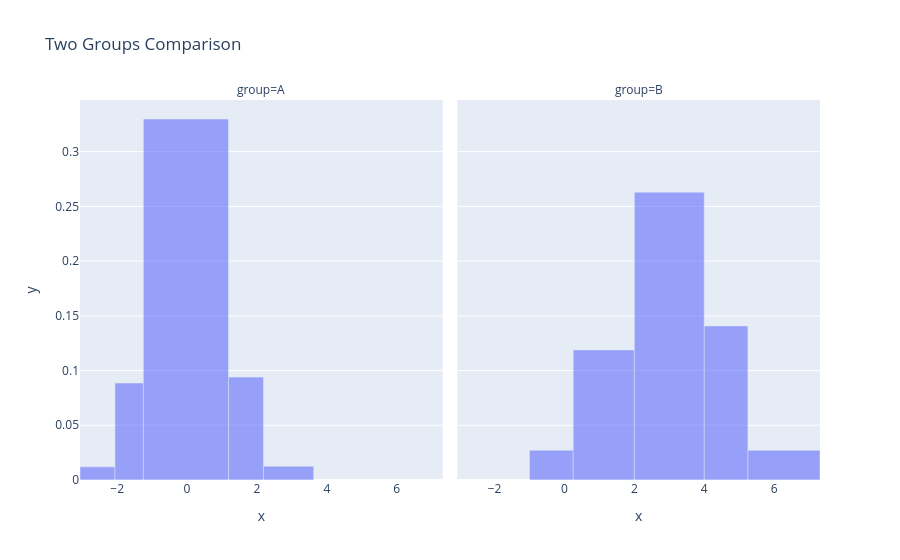

Notebook code for this chart:
### Code cell
# facet histogram
fig = histogram(
    df, x="value", facet_col="group", opacity=0.6, title="Two Groups Comparison"
)
fig.show()

### Figure 1 — Plotly figure (JSON) as saved in the notebook; plotly's stock layout.template omitted (floating-point values rounded to 4 significant figures)
{"data": [{"alignmentgroup": "True", "hovertemplate": "group=A<br>x=%{x}<br>y=%{y}<extra></extra>", "legendgroup": "", "marker": {"color": "#636efa", "opacity": 0.6, "pattern": {"shape": ""}}, "name": "", "offsetgroup": "", "orientation": "v", "showlegend": false, "type": "bar", "width": [1, 0.8125, 2.438, 1, 1.438], "x": [-2.562, -1.656, -0.03125, 1.688, 2.906], "xaxis": "x", "y": [0.012, 0.08862, 0.3298, 0.094, 0.01252], "yaxis": "y"}, {"alignmentgroup": "True", "hovertemplate": "group=B<br>x=%{x}<br>y=%{y}<extra></extra>", "legendgroup": "", "marker": {"color": "#636efa", "opacity": 0.6, "pattern": {"shape": ""}}, "name": "", "offsetgroup": "", "orientation": "v", "showlegend": false, "type": "bar", "width": [1.25, 1.75, 2, 1.25, 2.062], "x": [-0.375, 1.125, 3.0, 4.625, 6.281], "xaxis": "x2", "y": [0.0272, 0.1189, 0.263, 0.1408, 0.02715], "yaxis": "y2"}], "layout": {"annotations": [{"font": {}, "showarrow": false, "text": "group=A", "x": 0.245, "xanchor": "center", "xref": "paper", "y": 1, "yanchor": "bottom", "yref": "paper"}, {"font": {}, "showarrow": false, "text": "group=B", "x": 0.755, "xanchor": "center", "xref": "paper", "y": 1, "yanchor": "bottom", "yref": "paper"}], "legend": {"tracegroupgap": 0}, "title": {"text": "Two Groups Comparison"}, "xaxis": {"anchor": "y", "domain": [0, 0.49], "title": {"text": "x"}}, "xaxis2": {"anchor": "y2", "domain": [0.51, 1], "matches": "x", "title": {"text": "x"}}, "yaxis": {"anchor": "x", "domain": [0, 1], "title": {"text": "y"}}, "yaxis2": {"anchor": "x2", "domain": [0, 1], "matches": "y", "showticklabels": false}}}
